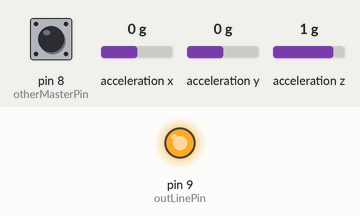
Bench run of a sketch on a simulated Arduino Uno, built with avr-gcc and run on an emulated ATmega328P. Parts: output pins drawn as LEDs (lit = HIGH). Wiring (inferred from the names in the program): MPU-6050 motion sensor at I2C address 0x68. The test bench sets the inputs (shaded band); at power-on: pin 8 (otherMasterPin) HIGH, acceleration x 0 g, acceleration y 0 g, acceleration z 1 g. Random numbers use the default seed unless the sketch sets one.

Above: at 1.2 s.
1.3 s: pin 8 (otherMasterPin) pulled LOW for 3.2 s
6.4 s: pin 8 (otherMasterPin) pulled LOW for 0.15 s
Timing chart, 0 to 9.4 s (numbered marks = the images above; inputs shaded):
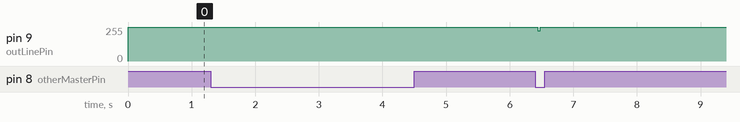

The sketch:

uno-I2C-sketch.ino
```cpp
#include <Wire.h>
#include "classAccellerometer.h"

Accellerometer accellerometer(6);

#define outLinePin 9
#define otherMasterPin 8

#define noMasterNoTrigger 0
#define triggerNoMaster 1
#define attemptToBeAMaster 2
#define triggerOtherMaster 3
#define triggerCollision 4
#define triggerIamMaster 5
#define noTriggerOtherMaster 6

unsigned long previousTime = 0;
unsigned long previousMillis = 0;
int statechange = 0;
int sampleTime = 100;

unsigned long RandomNumber;

bool trigger = false,
lock = true;
int state = 0;
bool otherMaster;

char orientationCharacter;

void setup() {
  // put your setup code here, to run once:
  pinMode(outLinePin, OUTPUT);
  pinMode(otherMasterPin, INPUT_PULLUP);
  Wire.begin(8);
  Wire.onReceive(receiveEvent);
  Wire.onRequest(requestEvent);
}

void loop() {
  // put your main code here, to run repeatedly:
  otherMaster = !digitalRead(otherMasterPin);

  switch(state)
  {
    case noMasterNoTrigger:
      digitalWrite(outLinePin, HIGH);
      if(!trigger && otherMaster)
      {
        state = noTriggerOtherMaster;
      }
      else if(trigger)
      {
        state = triggerNoMaster;
      }
      else
      {
        state = noMasterNoTrigger;
      }
      break;

    case triggerNoMaster:
      digitalWrite(outLinePin, HIGH);
      if(trigger && !otherMaster)
      {
        state = attemptToBeAMaster;
      }
      else if(trigger && otherMaster)
      {
        state = triggerOtherMaster;
      }
      else
      {
        state = noMasterNoTrigger;
      }
      break;

    case attemptToBeAMaster:
      digitalWrite(outLinePin, LOW);
      wait(random(10, 30));
      if(trigger && otherMaster)
      {
        state=triggerCollision;
      }
      else if(trigger && !otherMaster)
      {
        state=triggerIamMaster;
      }
      else
      {
        state=noMasterNoTrigger;
      }
      break;

    case triggerOtherMaster:
      digitalWrite(outLinePin,HIGH);
      if(!trigger)
      {
        state=noMasterNoTrigger;
      }
      else if(trigger && !otherMaster)
      {
        state=attemptToBeAMaster;
      }
      else
      {
        state=triggerOtherMaster;
      }
      break;

    case triggerCollision:
      digitalWrite(outLinePin,HIGH);
      //wait for a random delay
      wait(random(10,30));
      if(trigger && !otherMaster)
      {
        state=attemptToBeAMaster;
      }
      else if(!trigger)
      {
        state=noMasterNoTrigger;
      }
      else
      {
        state=triggerCollision;
      }
      break;

    case triggerIamMaster:
      digitalWrite(outLinePin,LOW);
      if(trigger && otherMaster)
      {
        state=triggerCollision;
        RandomNumber = random(10,30);
      }
      else if(!trigger)
      {
        state=noMasterNoTrigger;
      }
      else if(trigger && !otherMaster)
      {
        state=triggerIamMaster;
      }
      break;

    case noTriggerOtherMaster:
      digitalWrite(outLinePin,HIGH);
      if(!trigger && !otherMaster)
      {
        state = noMasterNoTrigger;
      }
      else if(trigger && otherMaster)
      {
        state = triggerOtherMaster;
      }
      else
      {
        state=attemptToBeAMaster;
      }
      break;
      default:
        state=noMasterNoTrigger;
      break;
  }

  if(millis() - previousTime >= sampleTime)
  {
    trigger = true;
    if(state == triggerIamMaster)
    {
      if(lock == true)
      {
        accellerometer.initialize();
        lock = false;
      }
      previousTime = millis();
      accellerometer.checkAngles();
      orientationCharacter = accellerometer.displayOrientation();
      trigger = false;
    }
  }
}

void receiveEvent(int howMany)
{
  while(0 < Wire.available())
  {
    char c = Wire.read();
  }
}

void requestEvent()
{
  Wire.write(orientationCharacter);
}

void wait(unsigned long RandomTime){
  if(millis()-previousMillis>=RandomTime){
    previousMillis=millis();
    statechange = 1;
  }
  else
  {
    statechange = 0;
  }
}
```

classAccellerometer.cpp
```cpp
#include "classAccellerometer.h"
#include "Arduino.h"
#include <Wire.h>

Accellerometer::Accellerometer(int port)
{

}

void Accellerometer:: initialize()
{
  Wire.begin(); /* Join the bus */
  Wire.beginTransmission(MPU_addr);
  Wire.write(0x6B); /* Register the address */
  Wire.write(0); /* Write the data to the desired address */
  Wire.endTransmission(true);
}

int Accellerometer::checkAngles()
{
  Wire.beginTransmission(MPU_addr); /* Join the I2C bus with the MPU address*/
  Wire.write(ACCEL_XOUT_H); /* queue the bytes of data needed for transmission*/
  Wire.endTransmission(true);
  Wire.requestFrom(MPU_addr,6,true);
  AcX = Wire.read()<<8|Wire.read();
  AcY = Wire.read()<<8|Wire.read();
  AcZ = Wire.read()<<8|Wire.read();
}

char Accellerometer:: displayOrientation()
{
  if(AcY >= 14000 && AcY <= 16000)
  {
    previousOrientation = 'l';
    return 'l';
  }
  else if(AcY <= -14000 && AcY >= -16000)
  {
    previousOrientation = 'r';
    return 'r';
  }
  else if(AcX >= 16000)
  {
    previousOrientation = 'U';
    return 'U';
  }
  else if(AcX <= -14000 && AcX >= -16000)
  {
    previousOrientation='L';
    return 'L';
  }
  else if((AcX >= -5000 && AcX <= 9000) | (AcX >= 700 && AcX <= 500))
  {
    previousOrientation = 'F';
    return 'F';
  }
  else
  {
    return previousOrientation;
  }
}
```

classAccellerometer.h
```cpp
#ifndef classAccellerometer
#define classAccellerometer

class Accellerometer
{
  public:
    Accellerometer(int port);
    void initialize();
    char displayOrientation();
    int checkAngles();

  private:
    int AcX, AcY, AcZ;
    char previousOrientation;
    #define MPU_addr 0x68 /* MPU6050 address */
    #define ACCEL_XOUT_H 0x3B /* AcX most significant bit address */
};

#endif
```

Measured:
- after the input at 6.4 s, pin 9 (outLinePin): 255/255 → 228/255 at once, → 255/255 0.04 s later
